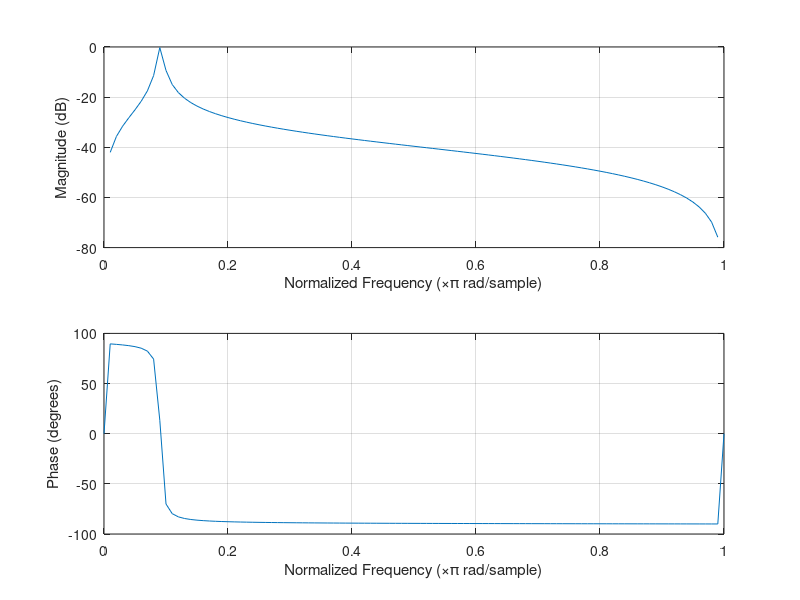

Write the MATLAB code that produced this figure. (Note: this script raises an error after producing the figure.)
%Parker King-Fournier
%MUMT 307 Assignment 2 Question 3

%a. (below)
b = [((1-(0.99)^2)/2) 0 -((1-(0.99)^2)/2)];
a = [1 -2*0.99*cos(2*pi*2000/44100) (0.99)^2 ];
x = [1 zeros(1,1999)];
y = filter(b,a,x);
freqz(b,a,100);

%b (below)
s = rand(1,10000).*2.-1;
t = filter(b,a,s);
figure();
spectrogram(t);